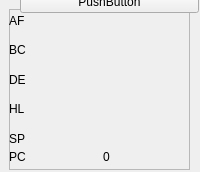
<?xml version="1.0" encoding="UTF-8"?>
<ui version="4.0">
 <class>RegisterViewer</class>
 <widget class="QWidget" name="RegisterViewer">
  <property name="geometry">
   <rect>
    <x>0</x>
    <y>0</y>
    <width>200</width>
    <height>172</height>
   </rect>
  </property>
  <property name="windowTitle">
   <string>Form</string>
  </property>
  <widget class="QFrame" name="frame">
   <property name="geometry">
    <rect>
     <x>9</x>
     <y>9</y>
     <width>181</width>
     <height>161</height>
    </rect>
   </property>
   <property name="frameShape">
    <enum>QFrame::StyledPanel</enum>
   </property>
   <property name="frameShadow">
    <enum>QFrame::Raised</enum>
   </property>
   <widget class="QWidget" name="layoutWidget">
    <property name="geometry">
     <rect>
      <x>0</x>
      <y>0</y>
      <width>181</width>
      <height>141</height>
     </rect>
    </property>
    <layout class="QVBoxLayout" name="verticalLayout">
     <item>
      <widget class="QLabel" name="label">
       <property name="text">
        <string>AF</string>
       </property>
      </widget>
     </item>
     <item>
      <widget class="QLabel" name="label_3">
       <property name="text">
        <string>BC</string>
       </property>
      </widget>
     </item>
     <item>
      <widget class="QLabel" name="label_2">
       <property name="text">
        <string>DE</string>
       </property>
      </widget>
     </item>
     <item>
      <widget class="QLabel" name="label_4">
       <property name="text">
        <string>HL</string>
       </property>
      </widget>
     </item>
     <item>
      <widget class="QLabel" name="label_5">
       <property name="text">
        <string>SP</string>
       </property>
      </widget>
     </item>
    </layout>
   </widget>
   <widget class="QWidget" name="layoutWidget">
    <property name="geometry">
     <rect>
      <x>0</x>
      <y>140</y>
      <width>181</width>
      <height>16</height>
     </rect>
    </property>
    <layout class="QHBoxLayout" name="horizontalLayout_2">
     <item>
      <widget class="QLabel" name="label_6">
       <property name="text">
        <string>PC</string>
       </property>
      </widget>
     </item>
     <item>
      <widget class="QLabel" name="label_7">
       <property name="text">
        <string>0</string>
       </property>
      </widget>
     </item>
    </layout>
   </widget>
  </widget>
  <widget class="QPushButton" name="pushButton">
   <property name="geometry">
    <rect>
     <x>20</x>
     <y>-10</y>
     <width>179</width>
     <height>23</height>
    </rect>
   </property>
   <property name="text">
    <string>PushButton</string>
   </property>
  </widget>
  <widget class="QWidget" name="layoutWidget">
   <property name="geometry">
    <rect>
     <x>0</x>
     <y>0</y>
     <width>2</width>
     <height>2</height>
    </rect>
   </property>
   <layout class="QVBoxLayout" name="verticalLayout_2"/>
  </widget>
  <widget class="QWidget" name="layoutWidget">
   <property name="geometry">
    <rect>
     <x>0</x>
     <y>0</y>
     <width>2</width>
     <height>2</height>
    </rect>
   </property>
   <layout class="QVBoxLayout" name="verticalLayout_3"/>
  </widget>
 </widget>
 <resources/>
 <connections/>
</ui>
